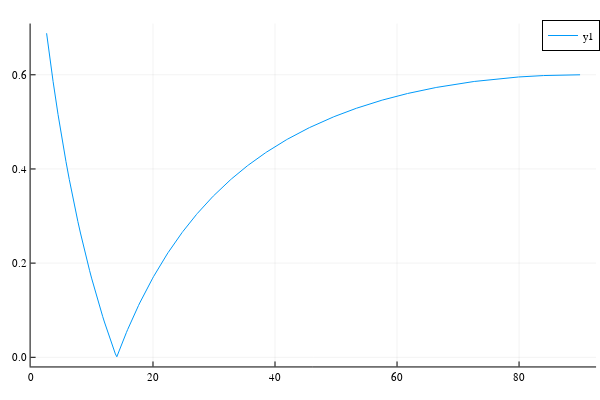

Here is the notebook cell this chart was saved with:
### Code cell
plotly()
plot(90 .-ϕ,abs.(r.TM))

### Figure 1 — Plotly figure (JSON) as saved in the notebook; plotly's stock layout.template omitted (floating-point values rounded to 4 significant figures; data arrays with more than 128 entries replaced by an {"elided": "..."} marker saying what was removed)
{"data": [{"colorbar": {"len": 0.9525, "title": {"text": ""}, "x": 0.9934, "y": 0.5139}, "legendgroup": "y1", "line": {"color": "rgba(0, 154, 250, 1.000)", "dash": "solid", "shape": "linear", "width": 1}, "mode": "lines", "name": "y1", "showlegend": true, "type": "scatter", "x": {"elided": "1000 float values"}, "xaxis": "x", "y": {"elided": "1000 float values"}, "yaxis": "y"}], "layout": {"annotations": [], "height": 400, "legend": {"bgcolor": "rgba(255, 255, 255, 1.000)", "bordercolor": "rgba(0, 0, 0, 1)", "borderwidth": 1, "font": {"color": "rgba(0, 0, 0, 1)", "family": "sans-serif", "size": 11}, "title": {"font": {"color": "rgba(0, 0, 0, 1)", "family": "sans-serif", "size": 15}, "text": ""}, "tracegroupgap": 0, "traceorder": "normal", "x": 1, "xanchor": "auto", "y": 1, "yanchor": "auto"}, "margin": {"b": 20, "l": 0, "r": 0, "t": 20}, "paper_bgcolor": "rgba(255, 255, 255, 1.000)", "plot_bgcolor": "rgba(255, 255, 255, 1.000)", "showlegend": true, "width": 600, "xaxis": {"anchor": "y", "domain": [0.05101, 0.9934], "gridcolor": "rgba(0, 0, 0, 0.1)", "gridwidth": 0.5, "linecolor": "rgba(0, 0, 0, 1)", "mirror": false, "range": [-0.06056, 92.62], "showgrid": true, "showline": true, "showticklabels": true, "tickangle": 0, "tickcolor": "rgb(0, 0, 0)", "tickfont": {"color": "rgba(0, 0, 0, 1)", "family": "sans-serif", "size": 11}, "tickmode": "array", "ticks": "inside", "ticktext": ["0", "20", "40", "60", "80"], "tickvals": [0, 20, 40, 60, 80], "title": {"font": {"color": "rgba(0, 0, 0, 1)", "family": "sans-serif", "size": 15}, "text": ""}, "type": "linear", "visible": true, "zeroline": false, "zerolinecolor": "rgba(0, 0, 0, 1)"}, "yaxis": {"anchor": "x", "domain": [0.03762, 0.9902], "gridcolor": "rgba(0, 0, 0, 0.1)", "gridwidth": 0.5, "linecolor": "rgba(0, 0, 0, 1)", "mirror": false, "range": [-0.01944, 0.7088], "showgrid": true, "showline": true, "showticklabels": true, "tickangle": 0, "tickcolor": "rgb(0, 0, 0)", "tickfont": {"color": "rgba(0, 0, 0, 1)", "family": "sans-serif", "size": 11}, "tickmode": "array", "ticks": "inside", "ticktext": ["0.0", "0.2", "0.4", "0.6"], "tickvals": [0, 0.2, 0.4, 0.6], "title": {"font": {"color": "rgba(0, 0, 0, 1)", "family": "sans-serif", "size": 15}, "text": ""}, "type": "linear", "visible": true, "zeroline": false, "zerolinecolor": "rgba(0, 0, 0, 1)"}}}
